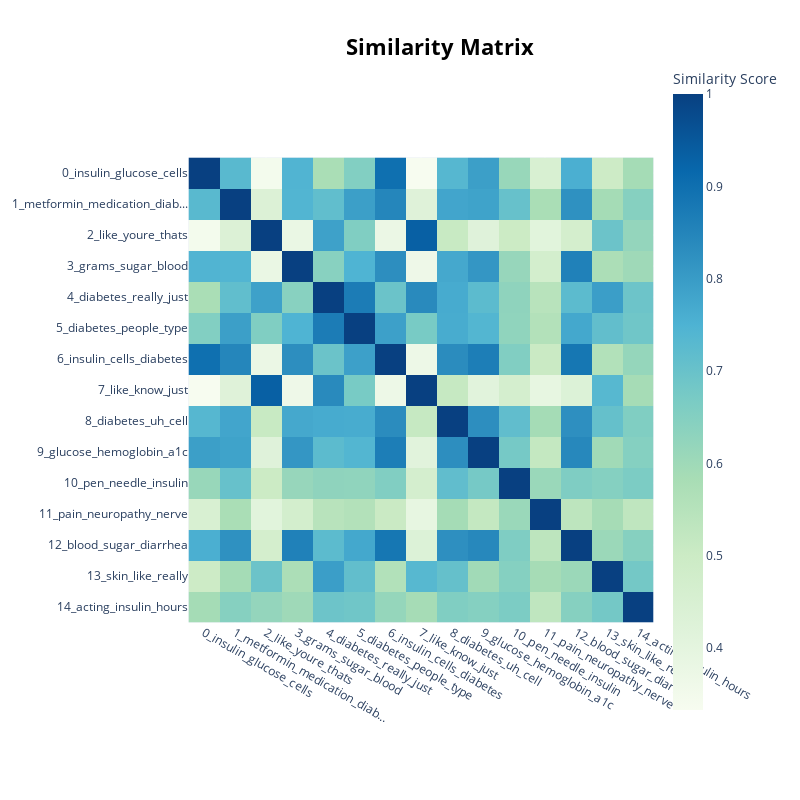

Write notebook code for a chart like this one.
### Code cell
model.visualize_heatmap( )

### Figure 1 — Plotly figure (JSON) as saved in the notebook; plotly's stock layout.template omitted (floating-point values rounded to 4 significant figures; data arrays with more than 128 entries replaced by an {"elided": "..."} marker saying what was removed)
{"data": [{"coloraxis": "coloraxis", "hovertemplate": "x: %{x}<br>y: %{y}<br>Similarity Score: %{z}<extra></extra>", "name": "0", "type": "heatmap", "x": ["0_insulin_glucose_cells", "1_metformin_medication_diab...", "2_like_youre_thats", "3_grams_sugar_blood", "4_diabetes_really_just", "5_diabetes_people_type", "6_insulin_cells_diabetes", "7_like_know_just", "8_diabetes_uh_cell", "9_glucose_hemoglobin_a1c", "10_pen_needle_insulin", "11_pain_neuropathy_nerve", "12_blood_sugar_diarrhea", "13_skin_like_really", "14_acting_insulin_hours"], "xaxis": "x", "y": ["0_insulin_glucose_cells", "1_metformin_medication_diab...", "2_like_youre_thats", "3_grams_sugar_blood", "4_diabetes_really_just", "5_diabetes_people_type", "6_insulin_cells_diabetes", "7_like_know_just", "8_diabetes_uh_cell", "9_glucose_hemoglobin_a1c", "10_pen_needle_insulin", "11_pain_neuropathy_nerve", "12_blood_sugar_diarrhea", "13_skin_like_really", "14_acting_insulin_hours"], "yaxis": "y", "z": {"elided": "15x15 float values"}}], "layout": {"coloraxis": {"colorbar": {"title": {"text": "Similarity Score"}}, "colorscale": [[0, "rgb(247,252,240)"], [0.125, "rgb(224,243,219)"], [0.25, "rgb(204,235,197)"], [0.375, "rgb(168,221,181)"], [0.5, "rgb(123,204,196)"], [0.625, "rgb(78,179,211)"], [0.75, "rgb(43,140,190)"], [0.875, "rgb(8,104,172)"], [1, "rgb(8,64,129)"]]}, "height": 800, "hoverlabel": {"bgcolor": "white", "font": {"family": "Rockwell", "size": 16}}, "legend": {"title": {"text": "Trend"}}, "margin": {"t": 60}, "showlegend": true, "title": {"font": {"color": "Black", "size": 22}, "text": "<b>Similarity Matrix</b>", "x": 0.55, "xanchor": "center", "y": 0.95, "yanchor": "top"}, "width": 800, "xaxis": {"anchor": "y", "constrain": "domain", "domain": [0, 1], "scaleanchor": "y"}, "yaxis": {"anchor": "x", "autorange": "reversed", "constrain": "domain", "domain": [0, 1]}}}
